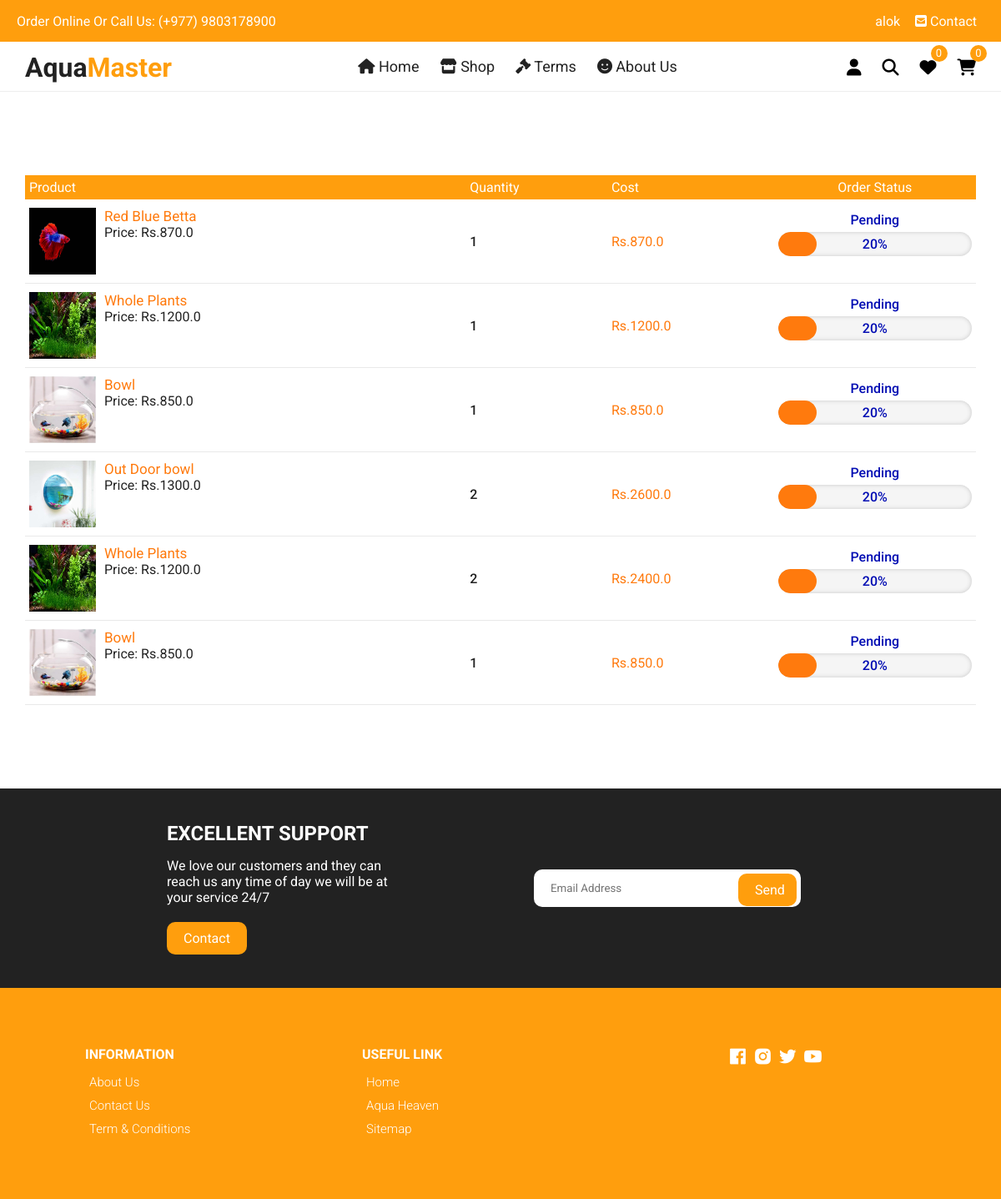
Page /orders/ (signed in) on the committed database.
### home/models.py (models this page shows, shortened)
class OrderPlaced(models.Model):
    id = models.AutoField(primary_key=True)
    user = models.ForeignKey(User, on_delete=models.CASCADE)
    product = models.ForeignKey(Product, on_delete=models.CASCADE)
    customer = models.ForeignKey(Customer, on_delete=models.CASCADE)
    quantity = models.PositiveIntegerField(default=1)
    total_price = models.PositiveBigIntegerField(default=0)
    ordered_date = models.DateTimeField(auto_now_add=True)
    order_status = models.CharField(max_length=20, choices=STATUS_CHOICES, default='pending')

class Product(models.Model):
    id = models.AutoField(primary_key=True)
    name = models.CharField(max_length=200)
    desc = models.TextField()
    category = models.ForeignKey(Category, on_delete=models.CASCADE)
    weight = models.CharField(max_length=100)
    marked_price = models.FloatField()
    selling_price = models.FloatField()
    available_quantity = models.PositiveIntegerField(default=0) #Remove this default option in the final project
    photo = models.ImageField(upload_to='products/')
    return_policy = models.CharField(max_length=255)
    slug = models.SlugField()
    tags = models.CharField(max_length=300, default='')
    modified_date = models.DateField(auto_now=True)
    users_wishlist = models.ManyToManyField(User, blank=True, related_name='user_wishlist')

### home/views.py (the view)
# urls.py: path('orders/', orders, name='orders'),
def orders(request):
    if request.user.is_authenticated:
        user = request.user
        orders = OrderPlaced.objects.filter(user=user).order_by('-id')
        products = Product.objects.filter(users_wishlist=user)
        wishlistcount = products.count()
        cartprod = MyCart.objects.filter(user=user)
        cartprodcount = cartprod.count()
    else:
        orders = ''
        wishlistcount = ''
        cartprodcount = ''
    context = {
        'orders':orders,
        'wishlistcount': wishlistcount,
        'cartprodcount': cartprodcount,
    }
    return render(request, 'home/orders.html', context)

### templates/home/orders.html (shortened to what this page needs)
{% extends 'base.html' %}
{% load static %}
{% block maincontent %}
<div class="container cart" style="padding: 0;">
    <table>
      <tr id='carttablerow'>
        <th>Product</th>
        <th>Quantity</th>
        <th>Cost</th>
        <th style="text-align: center;">Order Status</th>
      </tr>
      {% if orders %}
      {% for o in orders %}
      <tr style="border-bottom: 1px solid rgb(233, 233, 233);">
        <td>
          <div class="cart-info">
            <img src="{{o.product.photo.url}}" alt="" />
            <div>
              <span><a href="{% url 'productdetail' o.product.id %}" style="color: #ff7a0d;font-size: 17px;">{{o.product.name}}</a></span> <br />
              <span>Price: Rs.{{o.product.selling_price}}</span>
            </div>
          </div>
        </td>
        <td>
          <p style="font-weight: 500;">{{o.quantity}}</p>
        </td>
        <td><p style="color: #ff7a0d;">Rs.{{o.total_price}}.0</p></td>
        <td class="order-status">
          {% if o.order_status == 'pending' %}
          <p><span class="span-status">Pending</span></p>
          <p><span class="span-percentage pending"><span class="percent">20%</span></span></p>
          {% elif o.order_status == 'received' %}
          <p><span class="span-status">Received</span></p>
          <p><span class="span-percentage received"><span class="percent">40%</span></span></p>
          {% elif o.order_status == 'packed' %}
          <p><span class="span-status">Packed</span></p>
          <p><span class="span-percentage packed"><span class="percent">60%</span></span></p>
          {% elif o.order_status == 'on_the_way' %}
          <p><span class="span-status">On The Way</span></p>
          <p><span class="span-percentage ontheway"><span class="percent">80%</span></span></p>
          {% elif o.order_status == 'delivered' %}
          <p><span class="span-status">Delivered</span></p>
          <p><span class="span-percentage delivered"><span class="percent">100%</span></span></p>
          {% endif %}
        </td>
      </tr>
      {% endfor %}
      {% else %}
      <h3>No orders are placed yet🥺</h3>
      {% if user.is_anonymous %}
        <h3><a style="color: #ff7a0d;" href="{% url 'login' %}">Login</a> or <a style="color: #ff7a0d;" href="{% url 'signup' %}">Signup</a> to place orders😃</h3>
        {% endif %}
      {% endif %}
    </table>
  </div>
{% endblock maincontent %}

### templates/base.html (shortened to what this page needs)
{% load static %}
{% load cache %}
<!DOCTYPE html>
<html lang="en">
  <head>
    <link rel="stylesheet" href="https://cdnjs.cloudflare.com/ajax/libs/Glide.js/3.4.1/css/glide.core.css">
    <link rel="stylesheet" href="https://cdnjs.cloudflare.com/ajax/libs/Glide.js/3.4.1/css/glide.theme.css">
    <link rel="stylesheet" href="{% static 'css/owl.carousel.min.css' %}">
    <link
    href="https://unpkg.com/boxicons@2.0.7/css/boxicons.min.css"
    rel="stylesheet"
    />
      <link rel="stylesheet" href="{% static 'css/styles.css' %}" />
  </head>
  <body>
      <div class="top-nav">
        <div class="d-flex" style="margin: 0 2rem">
          <p>Order Online Or Call Us: (+977) 9803178900</p>
          <ul class="d-flex">
            {% if user.is_anonymous %}
            <li style="padding: 0 4px;"><a href="{% url 'login' %}"><i class="fas fa-sign-in-alt"></i> Login</a></li>
            <li style="padding: 0 4px;"><a href="{% url 'signup' %}"><i class="fas fa-sign-out-alt" style="transform: rotate(-90deg);"></i> Signup</a></li>
            {% else %}
            <li style="padding: 0 4px;"><a href="{% url 'profile' user.id %}">{% if user.first_name%}{{user.first_name}}{% else %}{{user.username}}{% endif %}</a></li>
            {% endif %}
            <li style="padding: 0 4px;"><a href="{% url 'contact' %}"><i class="fas fa-envelope-square"></i> Contact</a></li>
          </ul>
        </div>
      </div>
      <div class="navigation">
        <div class="nav-center d-flex">
        <a href="/" class="logo"><h1>Aqua<span style="color: #ff9e0d;">Master</span></h1></a>
          <ul class="nav-list d-flex" style="overflow-y: auto;">
            <li class="nav-item">
              <a href="{% url 'home' %}" class="nav-link"><i class="fas fa-home"></i> Home</a>
            </li>
            <li class="nav-item">
              <a href="{% url 'products' %}" class="nav-link"><i class="fas fa-store"></i> Shop </a>
            </li>
            <li class="nav-item">
            <a href="{% url 'terms' %}" class="nav-link"><i class="fas fa-gavel"></i> Terms</a>
            </li>
            <li class="nav-item">
              <a href="{% url 'about' %}" class="nav-link"><i class="fas fa-smile"></i> About Us</a>
            </li>
          </ul>
          <div class="icons d-flex" style="margin-right: 20px;">
            {% if user.is_authenticated %}
            <div class="icon show-prof">
              <i class="fas fa-user"></i>
            </div>
            {% endif %}
            <div class="icon">
              <i class="fas fa-search search-icon"></i>
            </div>
            {% if user.is_authenticated %}
            {% if wishlistcount %}
            <a href="{% url 'wishlist' %}" class="icon">
              <i class="fas fa-heart"></i>
              <span class="d-flex wishlistcounter">{{wishlistcount}}</span>
            </a>
            {% elif wishlistcount == 0 %}
            <a href="{% url 'wishlist' %}" class="icon">
              <i class="fas fa-heart"></i>
              <span class="d-flex wishlistcounter">0</span>
            </a>
            {% else %}
            <a href="{% url 'wishlist' %}" class="icon">
              <i class="fas fa-heart"></i>
            </a>
            {% endif %}
            {% else %}
            <a href="{% url 'wishlist' %}" class="icon">
              <i class="fas fa-heart"></i>
              <span class="d-flex wishlistcounter">0</span>
            </a>
            {% endif %}
            {% if user.is_authenticated %}
            {% if cartprodcount > 0 %}
            <a href="{% url 'cart' %}" class="icon">
              <i class="fas fa-shopping-cart"></i>
              <span class="d-flex cartproductcount">{{cartprodcount}}</span>
            </a>
            {% elif cartprodcount == 0 %}
            <a href="{% url 'cart' %}" class="icon">
              <i class="fas fa-shopping-cart"></i>
              <span class="d-flex cartproductcount">0</span>
            </a>
            {% else %}
            <a href="{% url 'cart' %}" class="icon">
              <i class="fas fa-shopping-cart"></i>
            </a>
            {% endif %}
            {% else %}
            <a href="{% url 'cart' %}" class="icon">
              <i class="fas fa-shopping-cart"></i>
              <span class="d-flex">0</span>
            </a>
            {% endif %}
          </div>
        </div>
      </div>
    {% block maincontent %}
    {% endblock maincontent %}
    <section class="section contact">
      <div class="row">
        <div class="col">
          <h2>EXCELLENT SUPPORT</h2>
          <p>We love our customers and they can reach us any time
          of day we will be at your service 24/7</p>
          <a href="{% url 'contact' %}" class="btn btn-1">Contact</a>
        </div>
        <div class="col">
          <form action="{% url 'subscription_email' %}" method="post">
            <div>
              <input type="email" placeholder="Email Address" name='email' required>
              <input type="submit" value="Send">
            </div>
          </form>
        </div>
      </div>
    </section>
    <footer class="footer">
      <div class="row">
        <div class="col d-flex">
          <h4>INFORMATION</h4>
          <a href="{% url 'about' %}">About Us</a>
          <a href="{% url 'contact' %}">Contact Us</a>
          <a href="{% url 'terms' %}">Term & Conditions</a>
        </div>
        <div class="col d-flex">
          <h4>USEFUL LINK</h4>
          <a href="{% url 'home' %}">Home</a>
          <a href="{% url 'products' %}">Aqua Heaven</a>
          <a href="{% url 'django.contrib.sitemaps.views.sitemap' %}">Sitemap</a>
        </div>
        <div class="col d-flex">
          <span><i class='bx bxl-facebook-square'></i></span>
          <span><i class='bx bxl-instagram-alt' ></i></span>
          <span><i class='bx bxl-twitter' ></i></span>
          <span><i class='bx bxl-youtube' ></i></span>
        </div>
      </div>
    </footer>
  </body>
</html>

### templates/base.html (style rules this page uses)
input:read-only { background: #efe; }

### rows in the picture
OrderPlaced: product.photo (picture), product.name "Red Blue Betta", product.selling_price "870.0", quantity "1", total_price "870", order_status "Pending"
OrderPlaced: product.photo (picture), product.name "Whole Plants", product.selling_price "1200.0", quantity "1", total_price "1200", order_status "Pending"
OrderPlaced: product.photo (picture), product.name "Bowl", product.selling_price "850.0", quantity "1", total_price "850", order_status "Pending"
OrderPlaced: product.photo (picture), product.name "Out Door bowl", product.selling_price "1300.0", quantity "2", total_price "2600", order_status "Pending"
OrderPlaced: product.photo (picture), product.name "Whole Plants", product.selling_price "1200.0", quantity "2", total_price "2400", order_status "Pending"
OrderPlaced: product.photo (picture), product.name "Bowl", product.selling_price "850.0", quantity "1", total_price "850", order_status "Pending"

### other values in the picture
{{ user.first_name }} "alok"
